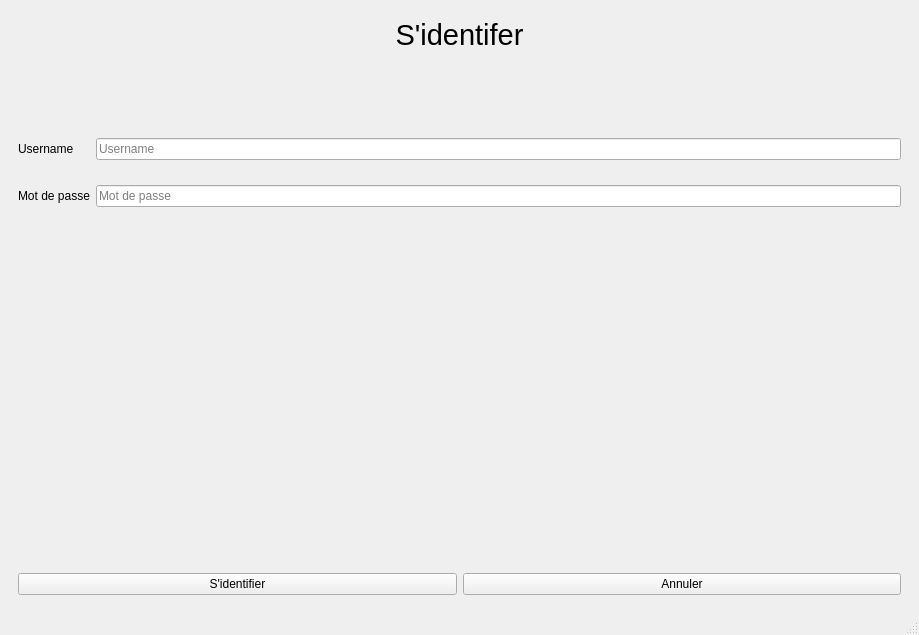
<?xml version="1.0" encoding="UTF-8"?>
<ui version="4.0">
 <class>MainWindow</class>
 <widget class="QMainWindow" name="MainWindow">
  <property name="geometry">
   <rect>
    <x>0</x>
    <y>0</y>
    <width>919</width>
    <height>635</height>
   </rect>
  </property>
  <property name="windowTitle">
   <string>Gestion du bibliotheque</string>
  </property>
  <widget class="QWidget" name="centralwidget">
   <layout class="QGridLayout" name="gridLayout">
    <item row="0" column="1">
     <widget class="QStackedWidget" name="stackedWidget">
      <property name="currentIndex">
       <number>1</number>
      </property>
      <widget class="QWidget" name="page">
       <widget class="QTabWidget" name="tabWidget">
        <property name="geometry">
         <rect>
          <x>0</x>
          <y>0</y>
          <width>911</width>
          <height>591</height>
         </rect>
        </property>
        <property name="currentIndex">
         <number>0</number>
        </property>
        <widget class="QWidget" name="tab">
         <attribute name="title">
          <string>Reservations</string>
         </attribute>
         <layout class="QGridLayout" name="gridLayout_2">
          <item row="0" column="0">
           <layout class="QHBoxLayout" name="horizontalLayout">
            <item>
             <widget class="QPushButton" name="pushButton">
              <property name="sizePolicy">
               <sizepolicy hsizetype="Minimum" vsizetype="Preferred">
                <horstretch>0</horstretch>
                <verstretch>0</verstretch>
               </sizepolicy>
              </property>
              <property name="text">
               <string>Ajouter Reservation</string>
              </property>
             </widget>
            </item>
            <item>
             <widget class="QPushButton" name="pushButton_2">
              <property name="sizePolicy">
               <sizepolicy hsizetype="Minimum" vsizetype="Preferred">
                <horstretch>0</horstretch>
                <verstretch>0</verstretch>
               </sizepolicy>
              </property>
              <property name="text">
               <string>Supprimer sélectionnée</string>
              </property>
             </widget>
            </item>
            <item>
             <widget class="QPushButton" name="pushButton_3">
              <property name="sizePolicy">
               <sizepolicy hsizetype="Minimum" vsizetype="Preferred">
                <horstretch>0</horstretch>
                <verstretch>0</verstretch>
               </sizepolicy>
              </property>
              <property name="text">
               <string>Actualiser</string>
              </property>
             </widget>
            </item>
           </layout>
          </item>
          <item row="1" column="0">
           <widget class="QTableView" name="reservationsTable"/>
          </item>
         </layout>
        </widget>
        <widget class="QWidget" name="tab_2">
         <attribute name="title">
          <string>Clients</string>
         </attribute>
         <layout class="QGridLayout" name="gridLayout_3">
          <item row="0" column="0">
           <layout class="QHBoxLayout" name="horizontalLayout_6">
            <item>
             <widget class="QPushButton" name="pushButton_16">
              <property name="sizePolicy">
               <sizepolicy hsizetype="Minimum" vsizetype="Preferred">
                <horstretch>0</horstretch>
                <verstretch>0</verstretch>
               </sizepolicy>
              </property>
              <property name="text">
               <string>Ajouter Client</string>
              </property>
             </widget>
            </item>
            <item>
             <widget class="QPushButton" name="pushButton_17">
              <property name="sizePolicy">
               <sizepolicy hsizetype="Minimum" vsizetype="Preferred">
                <horstretch>0</horstretch>
                <verstretch>0</verstretch>
               </sizepolicy>
              </property>
              <property name="text">
               <string>Supprimer sélectionnée</string>
              </property>
             </widget>
            </item>
            <item>
             <widget class="QPushButton" name="pushButton_18">
              <property name="sizePolicy">
               <sizepolicy hsizetype="Minimum" vsizetype="Preferred">
                <horstretch>0</horstretch>
                <verstretch>0</verstretch>
               </sizepolicy>
              </property>
              <property name="text">
               <string>Actualiser</string>
              </property>
             </widget>
            </item>
           </layout>
          </item>
          <item row="1" column="0">
           <widget class="QTableView" name="clientsTable"/>
          </item>
         </layout>
        </widget>
        <widget class="QWidget" name="tab_3">
         <attribute name="title">
          <string>Livres</string>
         </attribute>
         <layout class="QGridLayout" name="gridLayout_4">
          <item row="0" column="0">
           <layout class="QHBoxLayout" name="horizontalLayout_7">
            <item>
             <widget class="QPushButton" name="pushButton_19">
              <property name="sizePolicy">
               <sizepolicy hsizetype="Minimum" vsizetype="Preferred">
                <horstretch>0</horstretch>
                <verstretch>0</verstretch>
               </sizepolicy>
              </property>
              <property name="text">
               <string>Ajouter Livre</string>
              </property>
             </widget>
            </item>
            <item>
             <widget class="QPushButton" name="pushButton_20">
              <property name="sizePolicy">
               <sizepolicy hsizetype="Minimum" vsizetype="Preferred">
                <horstretch>0</horstretch>
                <verstretch>0</verstretch>
               </sizepolicy>
              </property>
              <property name="text">
               <string>Supprimer sélectionnée</string>
              </property>
             </widget>
            </item>
            <item>
             <widget class="QPushButton" name="pushButton_21">
              <property name="sizePolicy">
               <sizepolicy hsizetype="Minimum" vsizetype="Preferred">
                <horstretch>0</horstretch>
                <verstretch>0</verstretch>
               </sizepolicy>
              </property>
              <property name="text">
               <string>Actualiser</string>
              </property>
             </widget>
            </item>
           </layout>
          </item>
          <item row="1" column="0">
           <widget class="QTableView" name="livresTable"/>
          </item>
         </layout>
        </widget>
       </widget>
      </widget>
      <widget class="QWidget" name="page_2">
       <layout class="QVBoxLayout" name="verticalLayout">
        <item>
         <widget class="QLabel" name="label">
          <property name="sizePolicy">
           <sizepolicy hsizetype="Preferred" vsizetype="Fixed">
            <horstretch>0</horstretch>
            <verstretch>0</verstretch>
           </sizepolicy>
          </property>
          <property name="font">
           <font>
            <pointsize>22</pointsize>
           </font>
          </property>
          <property name="text">
           <string>S'identifer</string>
          </property>
          <property name="alignment">
           <set>Qt::AlignCenter</set>
          </property>
         </widget>
        </item>
        <item>
         <spacer name="verticalSpacer">
          <property name="orientation">
           <enum>Qt::Vertical</enum>
          </property>
          <property name="sizeType">
           <enum>QSizePolicy::Fixed</enum>
          </property>
          <property name="sizeHint" stdset="0">
           <size>
            <width>20</width>
            <height>80</height>
           </size>
          </property>
         </spacer>
        </item>
        <item>
         <layout class="QFormLayout" name="formLayout">
          <property name="verticalSpacing">
           <number>25</number>
          </property>
          <item row="0" column="0">
           <widget class="QLabel" name="label_2">
            <property name="text">
             <string>Username</string>
            </property>
           </widget>
          </item>
          <item row="0" column="1">
           <widget class="QLineEdit" name="lineEdit">
            <property name="placeholderText">
             <string>Username</string>
            </property>
           </widget>
          </item>
          <item row="1" column="0">
           <widget class="QLabel" name="label_3">
            <property name="text">
             <string>Mot de passe</string>
            </property>
           </widget>
          </item>
          <item row="1" column="1">
           <widget class="QLineEdit" name="lineEdit_2">
            <property name="placeholderText">
             <string>Mot de passe</string>
            </property>
           </widget>
          </item>
         </layout>
        </item>
        <item>
         <layout class="QHBoxLayout" name="horizontalLayout_3">
          <item>
           <widget class="QPushButton" name="pushButton_5">
            <property name="text">
             <string>S'identifier</string>
            </property>
           </widget>
          </item>
          <item>
           <widget class="QPushButton" name="pushButton_4">
            <property name="text">
             <string>Annuler</string>
            </property>
           </widget>
          </item>
         </layout>
        </item>
       </layout>
      </widget>
     </widget>
    </item>
   </layout>
  </widget>
  <widget class="QMenuBar" name="menubar">
   <property name="geometry">
    <rect>
     <x>0</x>
     <y>0</y>
     <width>919</width>
     <height>17</height>
    </rect>
   </property>
  </widget>
  <widget class="QStatusBar" name="statusbar"/>
 </widget>
 <resources/>
 <connections/>
</ui>
